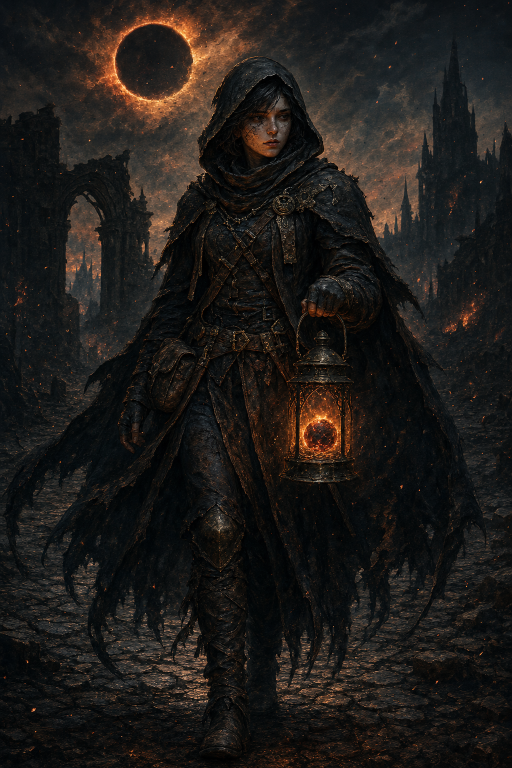
#> input picture assets/cards/source/ember-page-art.png, 1024 x 1536 px (shown at 1/2 size)
$ python make_card_layer_pngs.py
#> lines starting #> are read from the running program, lines starting #| are printed output that depends on the picture
from __future__ import annotations

import math
import random
from pathlib import Path

from PIL import Image, ImageDraw, ImageFilter


ROOT = Path(__file__).resolve().parents[1]
SRC = ROOT / "assets/cards/source/ember-page-art.png"
OUT = ROOT / "tmp/card-design/layers"
W, H = 768, 1075
ART_BOX = (64, 86, 704, 812)
NAME_BOX = (82, 842, 686, 985)


def rgba(color: str, alpha: int = 255) -> tuple[int, int, int, int]:
    color = color.lstrip("#")
    return (
        int(color[0:2], 16),
        int(color[2:4], 16),
        int(color[4:6], 16),
        alpha,
    )


def layer(name: str) -> tuple[Image.Image, ImageDraw.ImageDraw]:
#> called with name = 'shadow'
    image = Image.new("RGBA", (W, H), (0, 0, 0, 0))
#> image: PIL image 768x1075 RGBA; every value is 0
    return image, ImageDraw.Draw(image)


def save(image: Image.Image, name: str) -> None:
    OUT.mkdir(parents=True, exist_ok=True)
    image.save(OUT / name)


def rounded(draw: ImageDraw.ImageDraw, box, radius, fill=None, outline=None, width=1):
    draw.rounded_rectangle(box, radius=radius, fill=fill, outline=outline, width=width)


def make_shadow() -> None:
    image, draw = layer("shadow")
    rounded(draw, (34, 34, W - 34, H - 26), 42, fill=(0, 0, 0, 190))
    image = image.filter(ImageFilter.GaussianBlur(24))
    save(image, "00_shadow.png")


def make_base() -> None:
    image = Image.new("RGBA", (W, H), rgba("090b0d"))
    draw = ImageDraw.Draw(image)
    for y in range(H):
        t = y / H
        r = int(12 + 18 * (1 - abs(t - 0.42)))
        g = int(13 + 10 * (1 - abs(t - 0.42)))
        b = int(15 + 6 * (1 - abs(t - 0.42)))
        draw.line((0, y, W, y), fill=(r, g, b, 255))

    rng = random.Random(7)
    for _ in range(3400):
        x = rng.randrange(W)
        y = rng.randrange(H)
        value = rng.randrange(12, 54)
        alpha = rng.randrange(8, 32)
        draw.point((x, y), fill=(value, value, value, alpha))

    for offset, alpha in [(0, 255), (9, 120), (18, 70)]:
        rounded(draw, (32 + offset, 32 + offset, W - 32 - offset, H - 32 - offset), 38, outline=rgba("2b2f33", alpha), width=2)

    save(image, "01_dark_stone_base.png")
#> call 2 of save, with name = '01_dark_stone_base.png'
#> in save (call 2), `image.save(OUT / name)`:
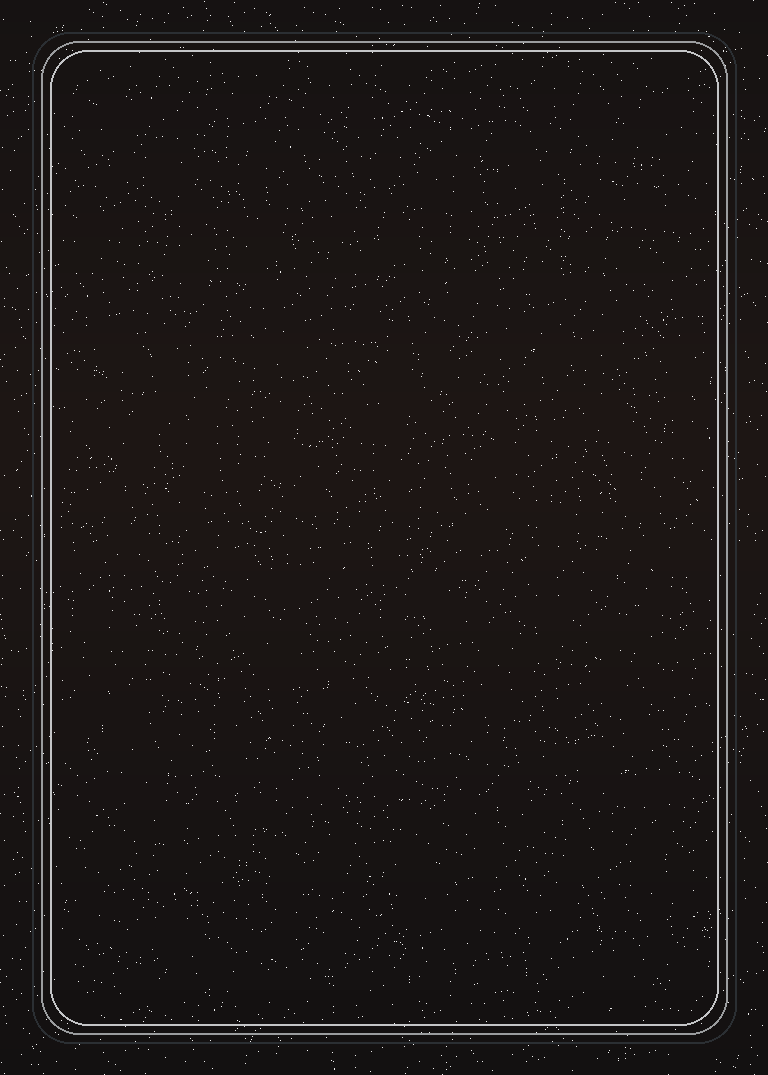
#> saved as 01_dark_stone_base.png: PIL image 768x1075 RGBA; mean R, G, B, A 25.4, 20.6, 19.7, 251.5; transparent parts drawn white


def make_art() -> None:
    src = Image.open(SRC).convert("RGBA")
    target_w = ART_BOX[2] - ART_BOX[0]
    target_h = ART_BOX[3] - ART_BOX[1]
    scale = max(target_w / src.width, target_h / src.height)
#> scale = 0.625
    resized = src.resize((math.ceil(src.width * scale), math.ceil(src.height * scale)), Image.Resampling.LANCZOS)
    left = (resized.width - target_w) // 2
#> left = 0
    top = 0
    cropped = resized.crop((left, top, left + target_w, top + target_h))
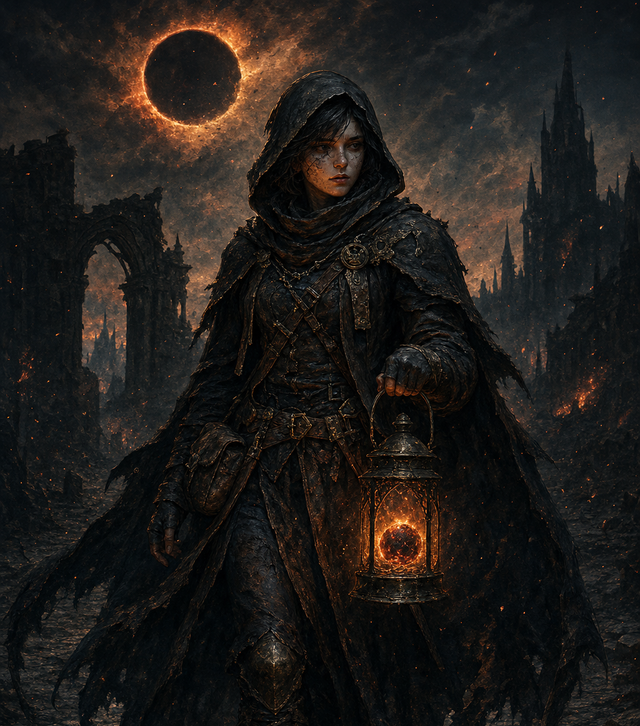
#> cropped: PIL image 640x726 RGBA; mean R, G, B, A 31.8, 28.7, 25.9, 255

    mask = Image.new("L", (target_w, target_h), 0)
#> mask: PIL image 640x726 L; every value is 0
    mask_draw = ImageDraw.Draw(mask)
    mask_draw.rounded_rectangle((0, 0, target_w, target_h), radius=24, fill=255)

    image = Image.new("RGBA", (W, H), (0, 0, 0, 0))
    image.paste(cropped, ART_BOX[:2], mask)
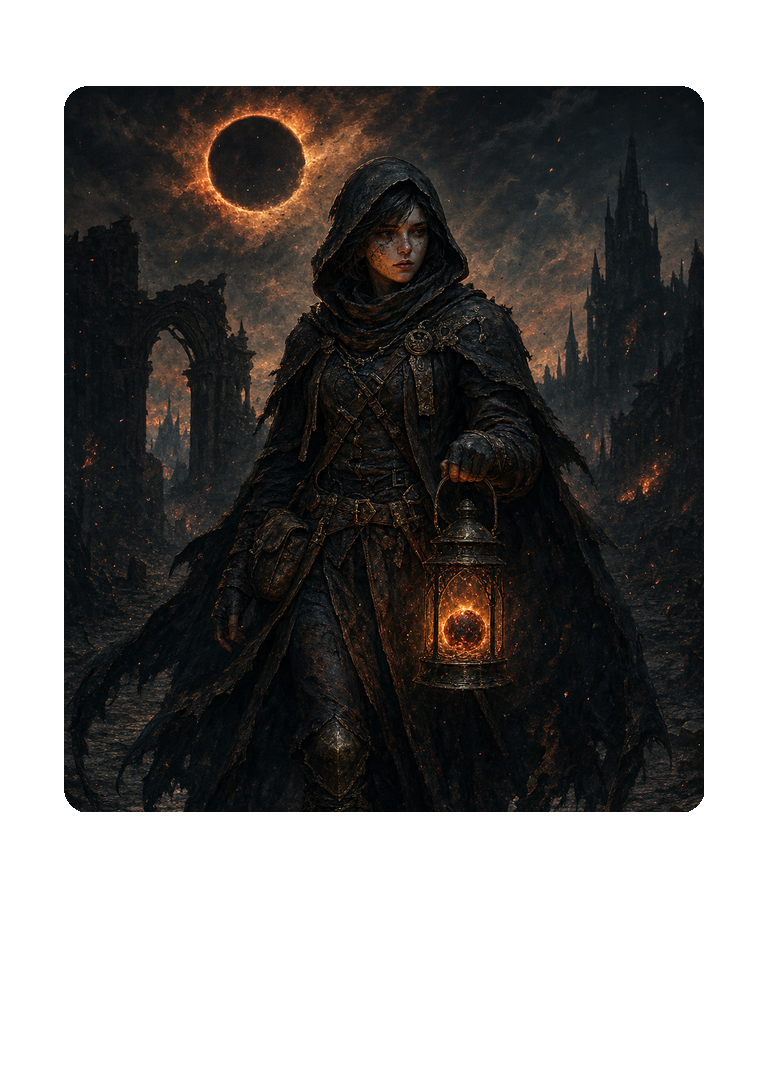
#> image: PIL image 768x1075 RGBA; mean R, G, B, A 17.9, 16.1, 14.6, 143.4; transparent parts drawn white
    save(image, "02_card_art.png")


def make_art_glaze() -> None:
    image, draw = layer("glaze")
    x0, y0, x1, y1 = ART_BOX
    for i in range(80):
        alpha = int(90 * (i / 80))
        draw.rounded_rectangle((x0 + i, y0 + i, x1 - i, y1 - i), radius=max(0, 24 - i // 5), outline=(0, 0, 0, alpha), width=1)
    rounded(draw, ART_BOX, 24, outline=rgba("d68b48", 78), width=2)
    rounded(draw, (ART_BOX[0] + 8, ART_BOX[1] + 8, ART_BOX[2] - 8, ART_BOX[3] - 8), 18, outline=rgba("fff0c7", 35), width=1)
    save(image, "03_art_glaze_and_window_lines.png")


def make_nameplate() -> None:
    image, draw = layer("nameplate")
    rounded(draw, NAME_BOX, 22, fill=rgba("111316", 236), outline=rgba("d68b48", 150), width=2)
    rounded(draw, (NAME_BOX[0] + 10, NAME_BOX[1] + 10, NAME_BOX[2] - 10, NAME_BOX[3] - 10), 14, outline=rgba("fff0c7", 42), width=1)
    for y in range(NAME_BOX[1], NAME_BOX[3]):
        t = (y - NAME_BOX[1]) / (NAME_BOX[3] - NAME_BOX[1])
        color = (64, 30, 19, int(82 * (1 - t)))
        draw.line((NAME_BOX[0] + 4, y, NAME_BOX[2] - 4, y), fill=color)
    save(image, "04_nameplate.png")


def make_frame() -> None:
    image, draw = layer("frame")
    rounded(draw, (28, 28, W - 28, H - 28), 42, outline=rgba("0b0c0d", 255), width=16)
    rounded(draw, (40, 40, W - 40, H - 40), 34, outline=rgba("82603c", 255), width=8)
    rounded(draw, (49, 49, W - 49, H - 49), 28, outline=rgba("e4b56f", 160), width=2)
    rounded(draw, (58, 58, W - 58, H - 58), 23, outline=rgba("17191c", 255), width=8)

    for i in range(4):
        inset = 62 + i * 10
        alpha = 45 - i * 8
        rounded(draw, (inset, inset, W - inset, H - inset), max(0, 22 - i * 3), outline=rgba("f4c889", alpha), width=1)

    save(image, "05_outer_border_weathered_bronze.png")
#> in save (call 6), `image.save(OUT / name)`:
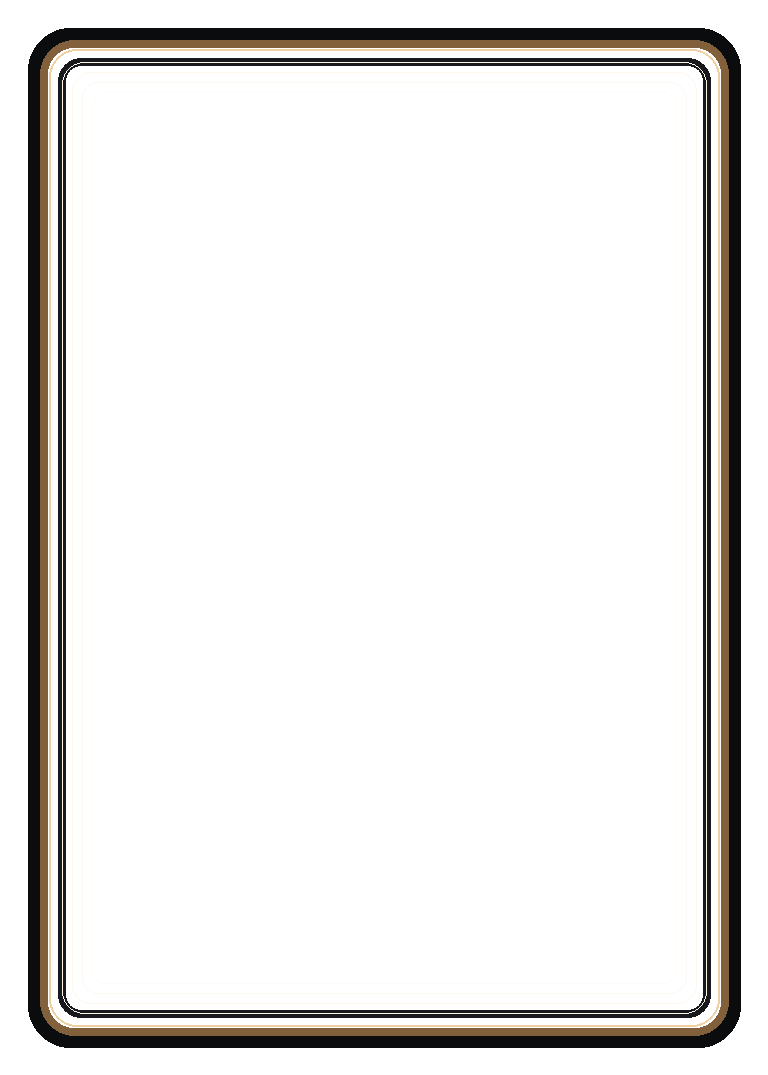
#> saved as 05_outer_border_weathered_bronze.png: PIL image 768x1075 RGBA; mean R, G, B, A 10.7, 8.7, 6.2, 29.2; transparent parts drawn white


def make_ornaments() -> None:
    image, draw = layer("ornaments")
    bronze = rgba("c58a4d", 210)
    dark = rgba("070809", 230)
    glow = rgba("f06b32", 150)
    corners = [
        (70, 70, 1, 1),
        (W - 70, 70, -1, 1),
        (70, H - 70, 1, -1),
        (W - 70, H - 70, -1, -1),
    ]
#> corners = [(70, 70, 1, 1), (698, 70, -1, 1), (70, 1005, 1, -1), (698, 1005, -1, -1)]
    for cx, cy, sx, sy in corners:
        pts = [
            (cx, cy - 24 * sy),
            (cx + 28 * sx, cy),
            (cx, cy + 24 * sy),
            (cx - 28 * sx, cy),
        ]
        draw.polygon(pts, fill=dark, outline=bronze)
        draw.ellipse((cx - 8, cy - 8, cx + 8, cy + 8), fill=glow, outline=bronze, width=2)
        draw.line((cx, cy, cx + 52 * sx, cy), fill=bronze, width=3)
        draw.line((cx, cy, cx, cy + 52 * sy), fill=bronze, width=3)
#> this loop made 4 passes
#> (cx, cy, sx, sy, pts) on passes 1 to 4: (70, 70, 1, 1, [(70, 46), (98, 70), (70, 94), (42, 70)]), (698, 70, -1, 1, [(698, 46), (670, 70), (698, 94), (726, 70)]), (70, 1005, 1, -1, [(70, 1029), (98, 1005), (70, 981), (42, 1005)]), (698, 1005, -1, -1, [(698, 1029), (670, 1005), (698, 981), (726, 1005)])

    top = [(W // 2, 47), (W // 2 + 28, 72), (W // 2, 97), (W // 2 - 28, 72)]
#> top = [(384, 47), (412, 72), (384, 97), (356, 72)]
    draw.polygon(top, fill=rgba("111316", 235), outline=bronze)
    draw.ellipse((W // 2 - 9, 63, W // 2 + 9, 81), fill=glow, outline=bronze, width=2)
    save(image, "06_corner_ornaments_and_sigil.png")
#> in save (call 7), `image.save(OUT / name)`:
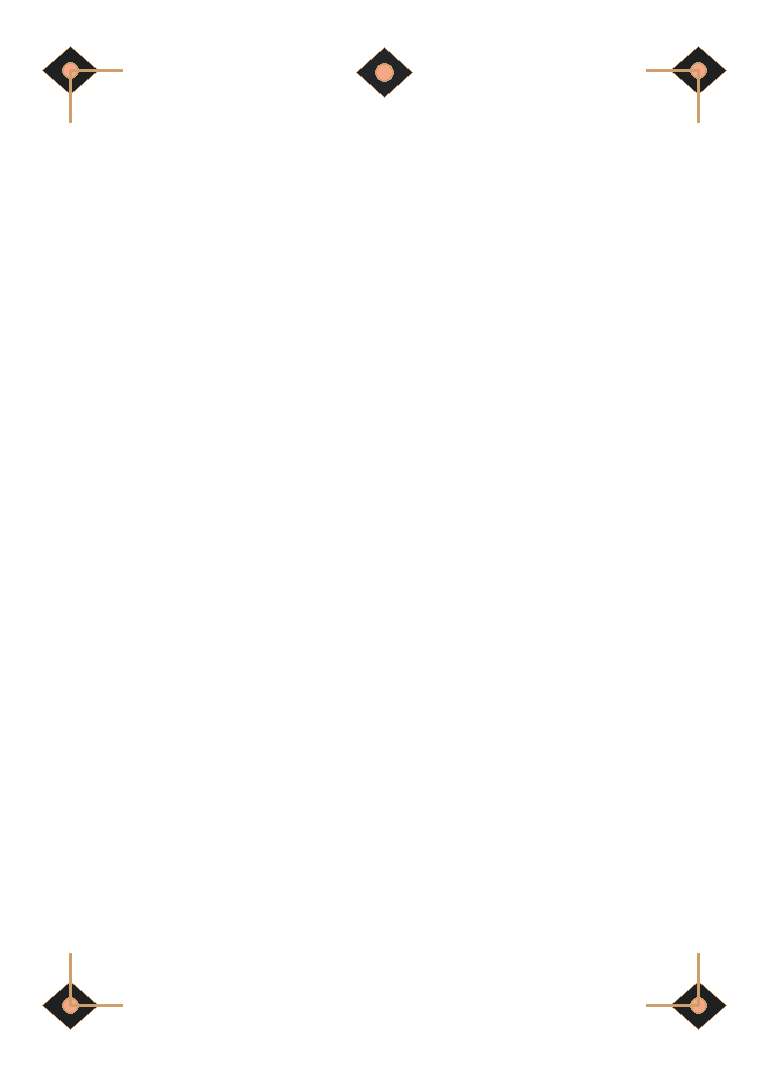
#> saved as 06_corner_ornaments_and_sigil.png: PIL image 768x1075 RGBA; mean R, G, B, A 0.7, 0.5, 0.3, 2; transparent parts drawn white


def make_value_slots() -> None:
    image, draw = layer("future_value_slots")
    for cx, cy in [(W // 2, 92), (W - 86, H // 2), (W // 2, H - 92), (86, H // 2)]:
        draw.ellipse((cx - 25, cy - 25, cx + 25, cy + 25), fill=rgba("111316", 210), outline=rgba("d68b48", 160), width=2)
        draw.ellipse((cx - 14, cy - 14, cx + 14, cy + 14), outline=rgba("fff0c7", 45), width=1)
#> this loop made 4 passes
#> (cx, cy) on passes 1 to 4: (384, 92), (682, 537), (384, 983), (86, 537)
    save(image, "07_optional_value_slots.png")
#> in save (call 8), `image.save(OUT / name)`:
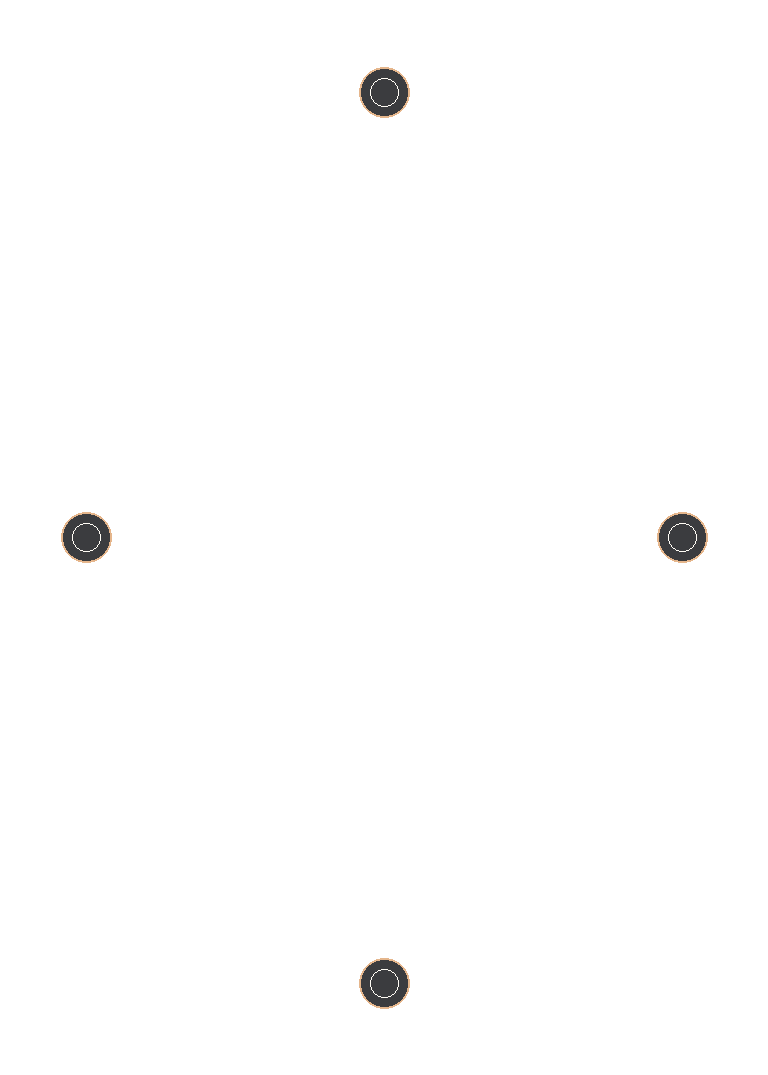
#> saved as 07_optional_value_slots.png: PIL image 768x1075 RGBA; mean R, G, B, A 0.5, 0.4, 0.4, 1.9; transparent parts drawn white


def main() -> None:
    make_shadow()
    make_base()
    make_art()
    make_art_glaze()
    make_nameplate()
    make_frame()
    make_ornaments()
    make_value_slots()


if __name__ == "__main__":
    main()
